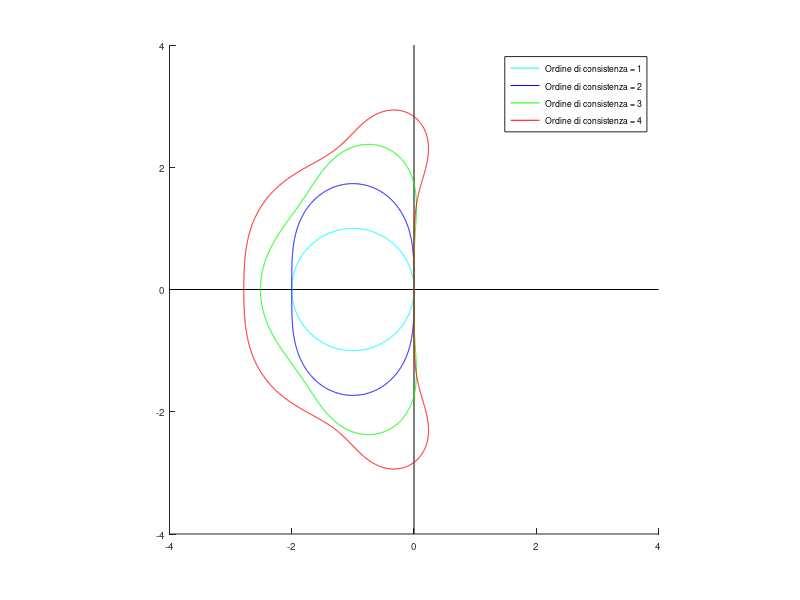

Write the MATLAB code that produced this figure.
Risoluzione = 1000;
EstremoSinistro = -4;
EstremoDestro = 4;
Intervallo = linspace(EstremoSinistro,EstremoDestro,Risoluzione);

[XX YY] = meshgrid(Intervallo);

R1 = @(z) 1 + z;
R2 = @(z) 1 + z + z.^2/2;
R3 = @(z) 1 + z + z.^2/2 + z.^3 / 6;
R4 = @(z) 1 + z + z.^2/2 + z.^3 / 6 + z.^4 /24;

Z = XX + i * YY;

Immagine = figure("visible","off");
hold on;
axis("equal");
set(gca,"fontsize",7);
plot([EstremoSinistro; EstremoDestro],[0; 0],"-k"); 
plot([0; 0],[-4,4],"-k");
plot([0],[0],"-c;Ordine di consistenza = 1;");
plot([0],[0],"-b;Ordine di consistenza = 2;");
plot([0],[0],"-g;Ordine di consistenza = 3;");
plot([0],[0],"-r;Ordine di consistenza = 4;");
contour(Intervallo,Intervallo,abs(R1(Z)),[1,1],"-c");
contour(Intervallo,Intervallo,abs(R2(Z)),[1,1],"-b");
contour(Intervallo,Intervallo,abs(R3(Z)),[1,1],"-g");
contour(Intervallo,Intervallo,abs(R4(Z)),[1,1],"-r");

print(Immagine, "Immagine_RegioneDiStabilitaMetodiEsplicitiOttimali.png");
